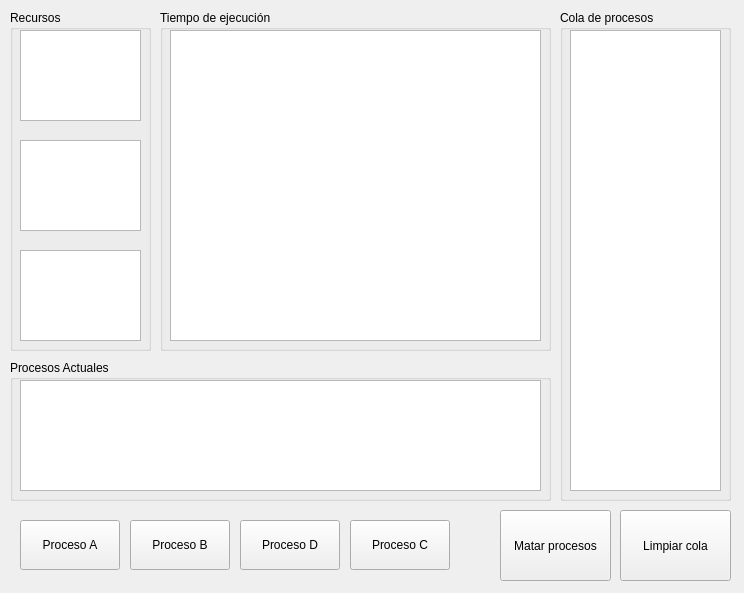
<?xml version="1.0" encoding="UTF-8"?>
<ui version="4.0">
 <class>MainWindow_</class>
 <widget class="QMainWindow" name="MainWindow_">
  <property name="geometry">
   <rect>
    <x>0</x>
    <y>0</y>
    <width>744</width>
    <height>593</height>
   </rect>
  </property>
  <property name="minimumSize">
   <size>
    <width>708</width>
    <height>495</height>
   </size>
  </property>
  <property name="maximumSize">
   <size>
    <width>744</width>
    <height>593</height>
   </size>
  </property>
  <property name="windowTitle">
   <string>Administrador de Tareas</string>
  </property>
  <widget class="QWidget" name="centralwidget">
   <widget class="QPushButton" name="btn_01">
    <property name="geometry">
     <rect>
      <x>20</x>
      <y>520</y>
      <width>100</width>
      <height>50</height>
     </rect>
    </property>
    <property name="text">
     <string>Proceso A</string>
    </property>
   </widget>
   <widget class="QPushButton" name="btn_02">
    <property name="geometry">
     <rect>
      <x>130</x>
      <y>520</y>
      <width>100</width>
      <height>50</height>
     </rect>
    </property>
    <property name="text">
     <string>Proceso B</string>
    </property>
   </widget>
   <widget class="QPushButton" name="btn_03">
    <property name="geometry">
     <rect>
      <x>240</x>
      <y>520</y>
      <width>100</width>
      <height>50</height>
     </rect>
    </property>
    <property name="text">
     <string>Proceso D</string>
    </property>
   </widget>
   <widget class="QPushButton" name="btn_04">
    <property name="geometry">
     <rect>
      <x>350</x>
      <y>520</y>
      <width>100</width>
      <height>50</height>
     </rect>
    </property>
    <property name="text">
     <string>Proceso C</string>
    </property>
   </widget>
   <widget class="QPushButton" name="btn_KA">
    <property name="geometry">
     <rect>
      <x>500</x>
      <y>510</y>
      <width>111</width>
      <height>71</height>
     </rect>
    </property>
    <property name="text">
     <string>Matar procesos</string>
    </property>
   </widget>
   <widget class="QGroupBox" name="gB_colaProcesos">
    <property name="geometry">
     <rect>
      <x>560</x>
      <y>10</y>
      <width>171</width>
      <height>491</height>
     </rect>
    </property>
    <property name="title">
     <string>Cola de procesos</string>
    </property>
    <widget class="QListWidget" name="colaProcesos">
     <property name="geometry">
      <rect>
       <x>10</x>
       <y>20</y>
       <width>151</width>
       <height>461</height>
      </rect>
     </property>
    </widget>
   </widget>
   <widget class="QGroupBox" name="gB_procesosActuales">
    <property name="geometry">
     <rect>
      <x>10</x>
      <y>360</y>
      <width>541</width>
      <height>141</height>
     </rect>
    </property>
    <property name="title">
     <string>Procesos Actuales</string>
    </property>
    <widget class="QTableWidget" name="listaProcesos">
     <property name="geometry">
      <rect>
       <x>10</x>
       <y>20</y>
       <width>521</width>
       <height>111</height>
      </rect>
     </property>
     <property name="sizeAdjustPolicy">
      <enum>QAbstractScrollArea::AdjustToContents</enum>
     </property>
    </widget>
   </widget>
   <widget class="QGroupBox" name="gB_recursos">
    <property name="geometry">
     <rect>
      <x>10</x>
      <y>10</y>
      <width>141</width>
      <height>341</height>
     </rect>
    </property>
    <property name="title">
     <string>Recursos</string>
    </property>
    <widget class="QGraphicsView" name="gV_CPU">
     <property name="geometry">
      <rect>
       <x>10</x>
       <y>20</y>
       <width>121</width>
       <height>91</height>
      </rect>
     </property>
    </widget>
    <widget class="QGraphicsView" name="gV_RAM">
     <property name="geometry">
      <rect>
       <x>10</x>
       <y>130</y>
       <width>121</width>
       <height>91</height>
      </rect>
     </property>
    </widget>
    <widget class="QGraphicsView" name="gV_HDD">
     <property name="geometry">
      <rect>
       <x>10</x>
       <y>240</y>
       <width>121</width>
       <height>91</height>
      </rect>
     </property>
    </widget>
   </widget>
   <widget class="QGroupBox" name="gB_procesosTiempo">
    <property name="geometry">
     <rect>
      <x>160</x>
      <y>10</y>
      <width>391</width>
      <height>341</height>
     </rect>
    </property>
    <property name="title">
     <string>Tiempo de ejecución</string>
    </property>
    <widget class="QGraphicsView" name="gV_Procesos">
     <property name="geometry">
      <rect>
       <x>10</x>
       <y>20</y>
       <width>371</width>
       <height>311</height>
      </rect>
     </property>
    </widget>
   </widget>
   <widget class="QPushButton" name="btn_Limpiar">
    <property name="geometry">
     <rect>
      <x>620</x>
      <y>510</y>
      <width>111</width>
      <height>71</height>
     </rect>
    </property>
    <property name="text">
     <string>Limpiar cola</string>
    </property>
   </widget>
  </widget>
 </widget>
 <resources/>
 <connections/>
</ui>
